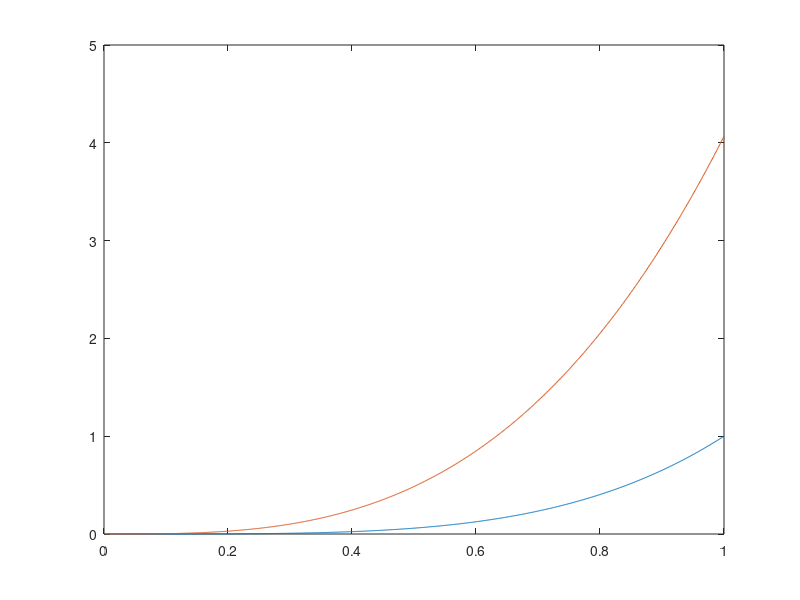

Source code (MATLAB):
%% 初始化环境
clear; close all; clc;

% 28定律
scall = 0.2732;

% 基础入参
xVec = linspace(0,1, 1001);
xVec = xVec(2:end);

yVec = scall.^(log(xVec)/log(1-scall));
dVYVec = yVec*log(scall)./(xVec*log(1-scall));

% 画图图形

plot(xVec, yVec, xVec, dVYVec);